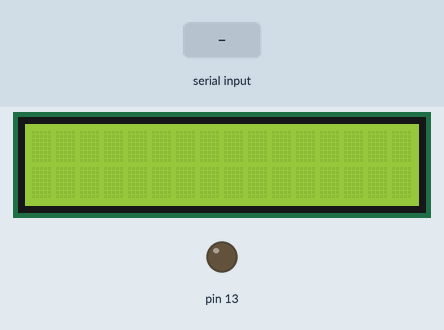
Bench run of a sketch on a simulated Arduino Uno, built with avr-gcc and run on an emulated ATmega328P. On the bench: 16×2 character LCD, output pins drawn as LEDs (lit = HIGH). Inputs (shaded band) come from the test bench. What the sketch prints to the serial monitor is not drawn.

Above: at 1.2 s.
1.3 s: "1" received over Serial
At 2.1 s:
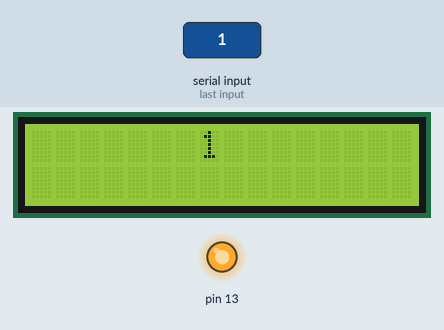
2.8 s: "2" received over Serial
At 3.3 s:
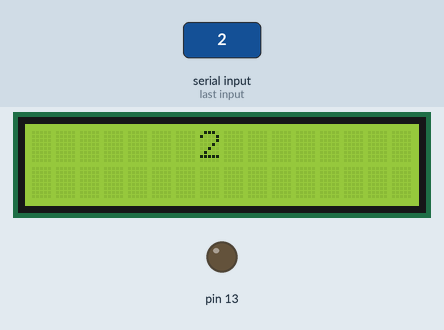
4.3 s: "0" received over Serial
At 5.6 s:
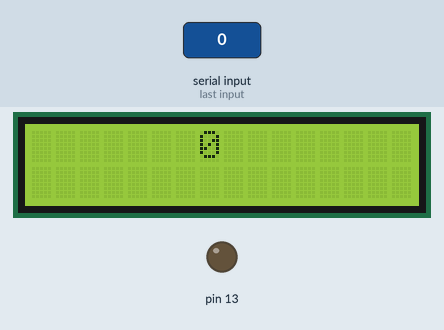
Timing chart, 0 to 7.3 s (numbered marks = the images above; inputs shaded):
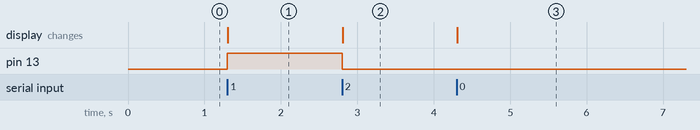

Measured:
- after the input at 1.3 s, pin 13: LOW → HIGH at once; the display: changes at once (image 1)
- after the input at 2.8 s, pin 13: HIGH → LOW at once; the display: changes at once (image 2)
- after the input at 4.3 s, the display: changes at once (image 3)

The sketch:

serial.ino
```cpp
#include<Wire.h>             //i2c contains ready-made functions/methods to do varieties of tasks
#include<SPI.h>    //spi contains ready-made routines
#include<SoftwareSerial.h>  //suart
#include <LiquidCrystal_I2C.h>
SoftwareSerial SUART(2, 3);  //SRXD = DPin-2, STXD = DPin-3 ; S stands for Software
//SoftwareSerial mySerial(2, 3); // RX, TX
LiquidCrystal_I2C lcd(0x27,16,2);


void setup() {
//SPI.begin();  //SPI Port is created and
Wire.begin();//I2C Interface Module is connected with SDA and SCL lines
Serial.begin(9600);//UART
SUART.begin(9600); //SUART

 while (!Serial) {
    ; // wait for serial port to connect. Needed for native USB port only
  }

// initialize the LCD
 lcd.begin();
  // Turn on the blacklight and print a message.
  lcd.backlight();
//  lcd.init();
  lcd.clear();
   lcd.backlight();
   pinMode(13,OUTPUT);
}
char mon[]="emon";
char data[10];
char  y;
void loop() {

  /*1111UART
  int x=0x0908;
 int y=lowByte(x);
 Serial.println(y);
*/

/*222222i2c
 * Wire.beginTransmission(0x52);       //START condition & slaveAddress queued in BUFFer
byte busStatus = Wire.endTransmission();   //above codes and then STOP asserted
while(busStatus != 0x00)                                 //Status Word 0x00 is generated or not
{
  Serial.print("Slave is not found on theI2C Bus…!");

}
  Serial.println("Slave is found on the I2C Bus.");
*/

int n=Serial.available() ;
 if (n> 0) {
    // read the incoming byte:
  y = Serial.read();
  if (y =='1')
  {
    digitalWrite(13,HIGH);

  }
     else if (y=='2'){
  digitalWrite(13,LOW);
  }


    // say what you got:
    Serial.print("I received: ");
    Serial.println(y);
    delay(5);

    lcd.setCursor(7,0);
  lcd.write(y);


  }


}


/*#include<SPI.h>
byte myData[] = {0x00, 0x00, 0x00, 0x00};
void setup()
{
  Serial.begin(9600);
  SPI.begin();
  delay(100);
  SPI.setClockDivider(SPI_CLOCK_DIV16);//1 MBits/s
  //pinMode(SS, OUTPUT);
  digitalWrite(SS, LOW);  //Slave is selected
  //--------------------
}

void loop()
{
  for (int i = 0; i < 4; i++)
  {
    myData[i] = SPI.transfer(myData[i]);
    delayMicroseconds(100); //allows Slave to process received byte
    Serial.println(myData[i], HEX);  //shows: 0xAB
  }
  long x = (long)myData[1] << 24 | (long)myData[2] << 16 | (long)myData[3] << 8 | (long)myData[0];
  Serial.println(x, HEX); //shows: 0x12345678
  Serial.println("======================");
  delay(1000);  //test interval
}

//slave sketch...........................
#include<SPI.h>
int i = 0;
byte myData[] = {0x12, 0x34, 0x56, 0xAB};

void setup()
{
  Serial.begin(9600);
  SPI.setClockDivider(SPI_CLOCK_DIV16);//
  pinMode(SS, INPUT_PULLUP);  // ensure SS stays high for now
  pinMode(MISO, OUTPUT);
  SPCR |= _BV(SPE);
  SPCR |= !(_BV(MSTR)); //Arduino is Slave
  SPI.attachInterrupt();   //interrupt logic is enabled
}

void loop()
{

}

ISR(SPI_STC_vect)
{
  SPDR = myData[i]; //places 0x12, then 0x34, then 0x56, then 0xAB
  i++;
  if (i == 4)     //4-byte data are sent
  {
    i = 0;          //array pointer is reset
  }
}


//two side transmission in spi ................................................master
#include<SPI.h>

void setup()
{
  Serial.begin(9600);
  SPI.begin();
  delay(100);
  SPI.setClockDivider(SPI_CLOCK_DIV16);//
  //pinMode(SS, OUTPUT);
  digitalWrite(SS, LOW);
  //--------------------


}

void loop()
{
  SPDR = 0x93;
  while (bitRead(SPSR, SPIF) != HIGH)
  {
    ;
  }
  byte x = SPDR;
  bitSet(SPSR, SPIF);
  Serial.println(x, HEX); //shows: 0x87
  while (1);
}


//slave........
#include<SPI.h>

void setup()
{
  Serial.begin(9600);
  SPI.setClockDivider(SPI_CLOCK_DIV16);//
  pinMode(SS, INPUT_PULLUP);  // ensure SS stays high for now
  pinMode(MISO, OUTPUT);
  SPCR |= _BV(SPE);
  SPCR |= !(_BV(MSTR)); //Arduino is Slave
  //SPCR |= _BV(SPIE);
  //SPI.attachInterrupt();
  //SPDR = myData[0];
  SPDR = 0x87;

}

void loop()
{
  while (bitRead(SPSR, SPIF) != HIGH)
  {
    ;
  }
  byte x = SPDR;
  bitSet(SPSR, SPIF);
  Serial.println(x, HEX); //shows: 0x93
}
*/
```
